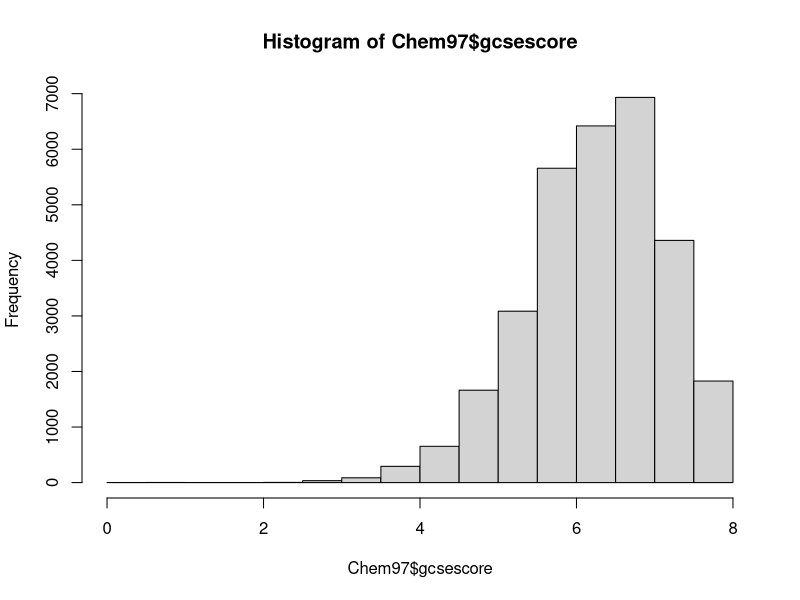
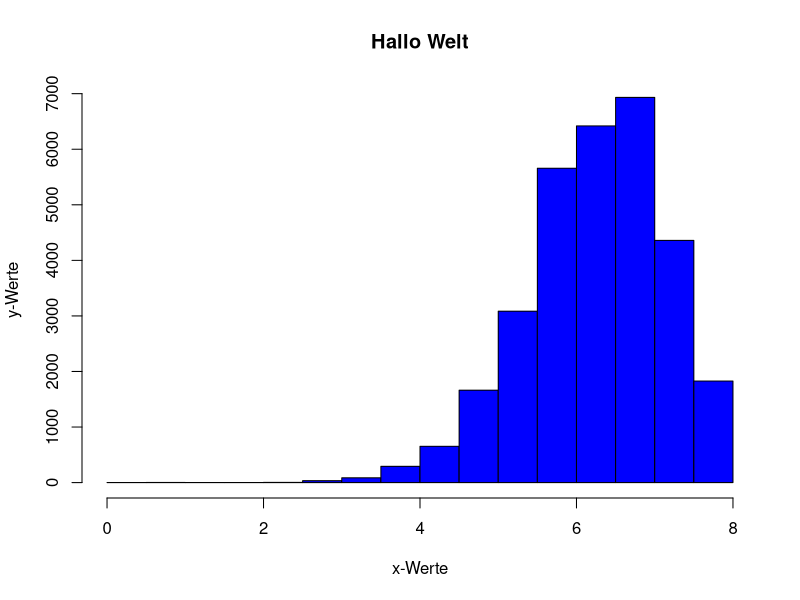
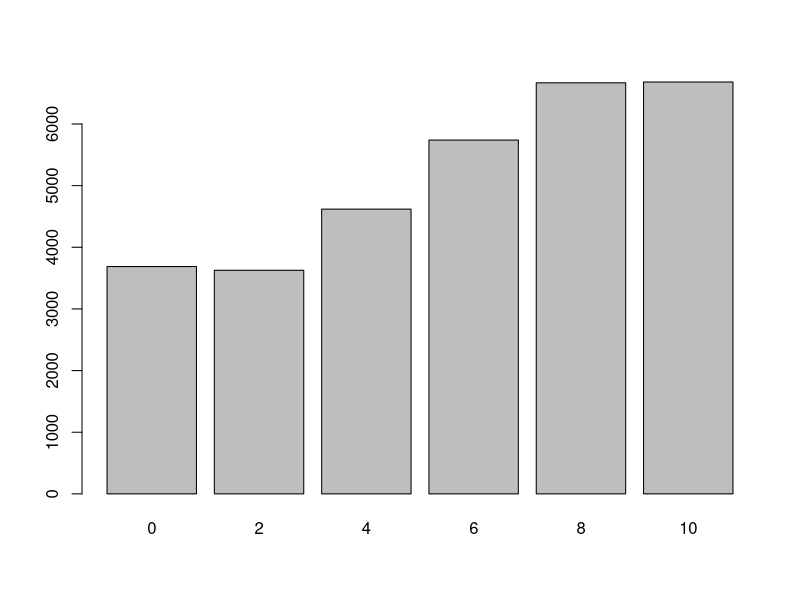
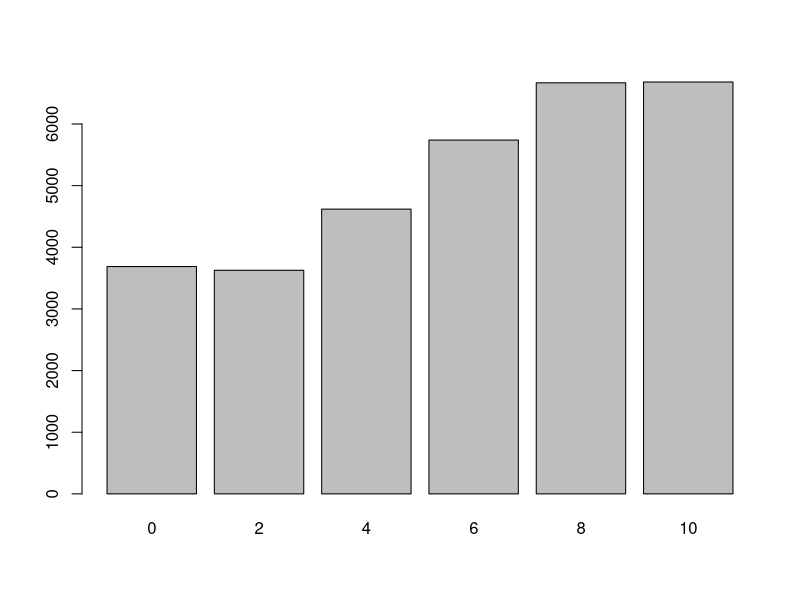
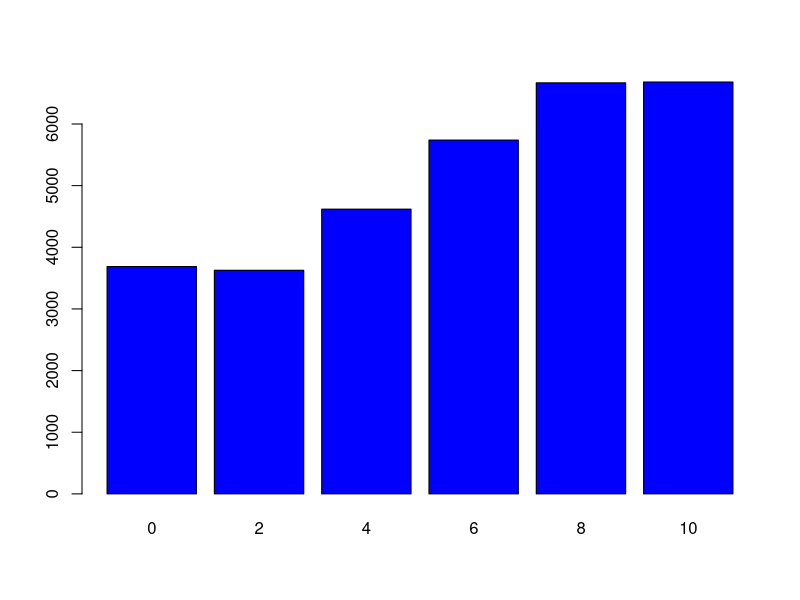
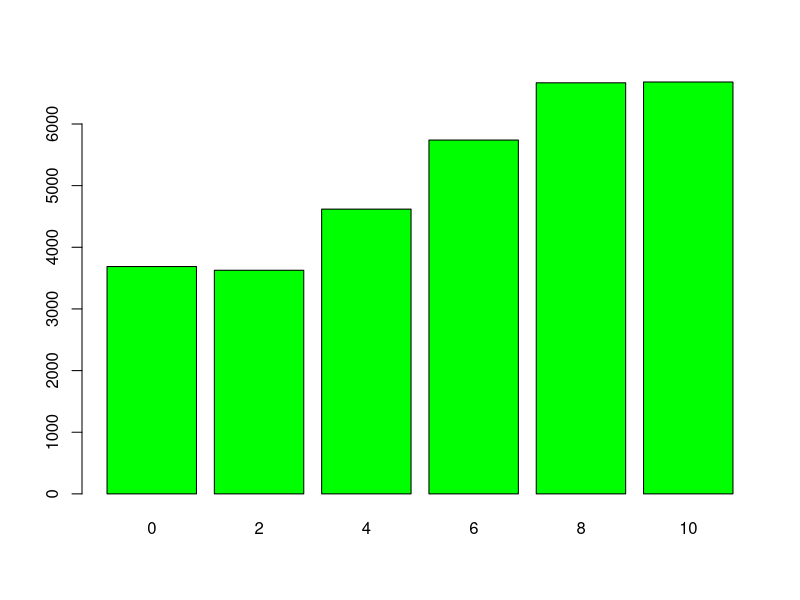
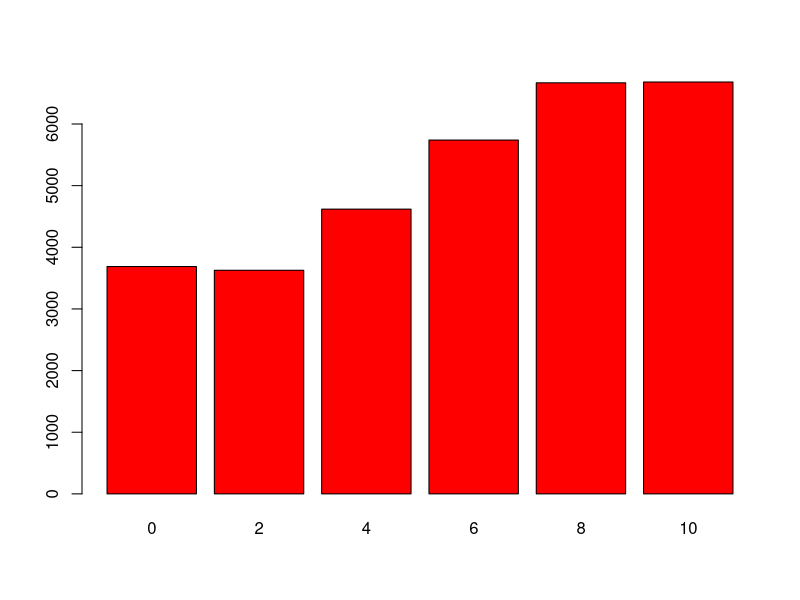
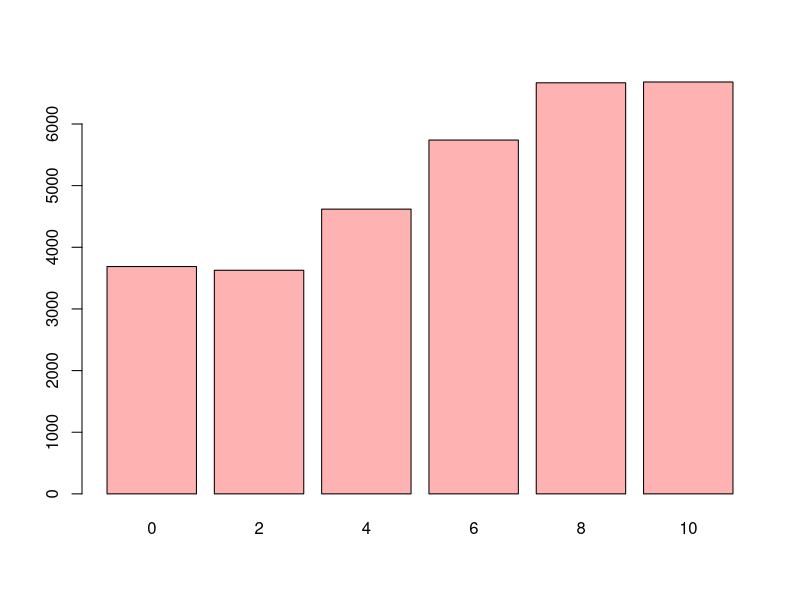

Generate these figures, in order, with R:
## ---- chunk 1
library(mlmRev)
data(Chem97)
## ---- chunk 2
# Histogramm
?hist
hist(Chem97$gcsescore)
## ---- chunk 3
hist(Chem97$gcsescore,col="blue",
     main="Hallo Welt",ylab="y-Werte",
     xlab="x-Werte")
## ---- chunk 4
tabScore <- table(Chem97$score)
barplot(tabScore)

## ---- chunk 5
barplot(tabScore)
barplot(tabScore,col=rgb(0,0,1))
barplot(tabScore,col=rgb(0,1,0))
barplot(tabScore,col=rgb(1,0,0))
barplot(tabScore,col=rgb(1,0,0,.3))
## ---- chunk 6
?boxplot

boxplot(Chem97$gcsescore,
horizontal=TRUE)
## ---- chunk 7
boxplot(Chem97$gcsescore~Chem97$gender)
